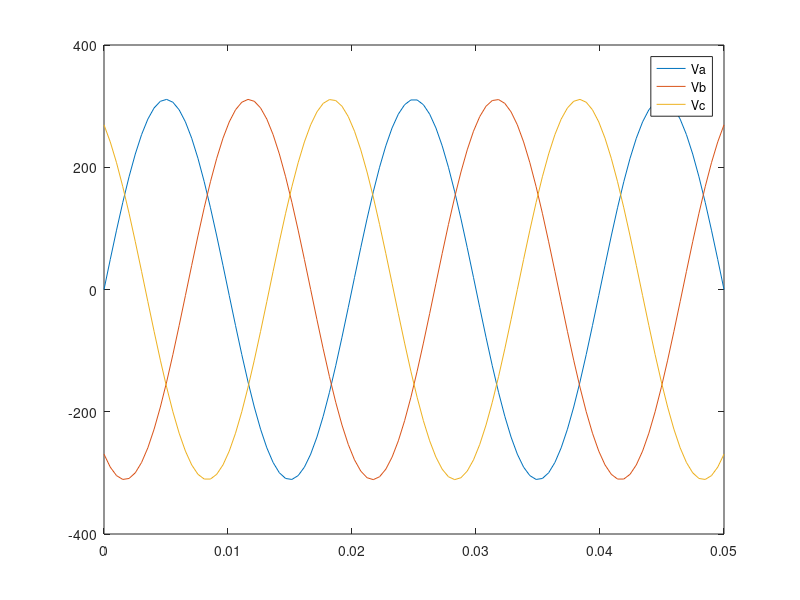

The MATLAB source for this figure:

t = linspace(0, 0.05, 100);
va = 220*1.414*sin(2*pi*50*t);
vb = 220*1.414*sin(2*pi*50*t-2*pi/3);
vc = 220*1.414*sin(2*pi*50*t-4*pi/3);
plot(t, va, t, vb, t, vc);
legend('Va','Vb','Vc')